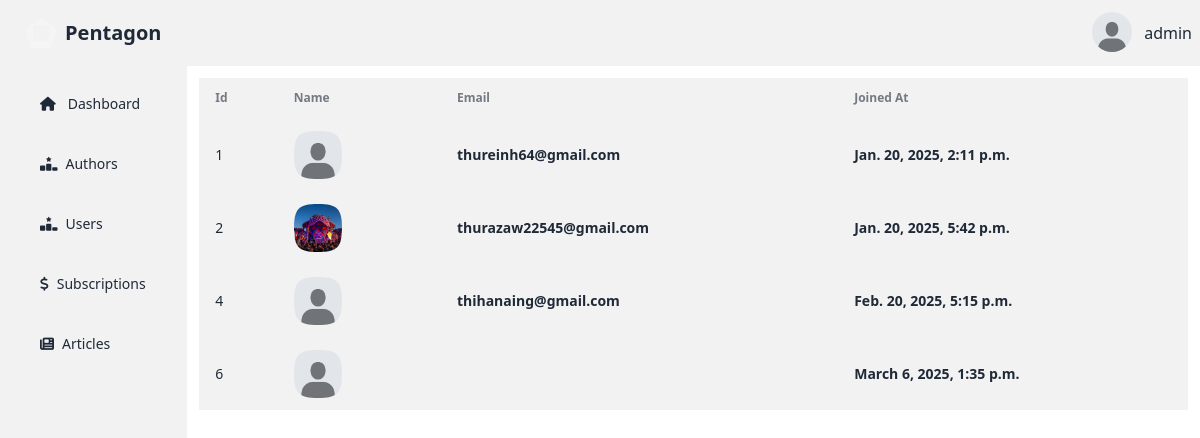
Page /writer/user-statistics/ (signed in) on the committed database.
### account/models.py (models this page shows, shortened)
class AccountStatus(models.Model):
    is_verified=models.BooleanField(default=False)
    profile=models.ImageField(max_length=100, blank=True,default="account/default.jpeg",null=True,upload_to="media/account")
    user=models.ForeignKey(User, on_delete=models.CASCADE,related_name="account_status")
    rank=models.CharField(max_length=20,blank=True, default="Silver")
    created_at=models.DateTimeField(auto_now=True)
    def __str__(self):
        return self.user.username

### writer/views.py (the view)
# urls.py: path('user-statistics/',views.user_statistics,name="user-statistics"),
@login_required(login_url="sign-in")
def user_statistics(request):
    users=AccountStatus.objects.annotate(name=F("user__username"),email=F("user__email"),date_joined=F("user__date_joined")).exclude(user_id=1)
    print(users)
    context={
        "users":users,
        "account_status":get_account_status(request)
    }
    return render(request, "writer/users-statistics.html", context)

### writer/views.py (called while the page is built)
def get_account_status(request):
    account_status = AccountStatus.objects.get(user=request.user)
    return account_status

### writer/templates/writer/users-statistics.html (shortened to what this page needs)
{% extends 'writer/admin-dashboard.html' %}
{% block writer %}
<div class=" w-full bg-base-200 m-3 max-h-fit">
    <table class="table">
      <thead>
        <tr>
          <th>Id</th>
          <th>Name</th>
          <th>Email</th>
          <th>Joined At</th>
        </tr>
      </thead>
      <tbody>
        {% for account in users %}
        {% if account.total_articles is 0 %}
            <p></p>
            {% else %}
            <tr>
                <td>
                  {{account.id}}
                </td>
                <td>
                  <div class="flex items-center gap-3">
                    <div class="avatar">
                      <div class="mask mask-squircle h-12 w-12">
                        <img src="{{ account.profile.url }}" alt="Profile Image" />
                      </div>
                    </div>
                  </div>
                </td>
                <td>
                    <div class="font-bold">{{account.email}}</div>
                </td>
                <td>
                    <div class="font-bold"> {{account.date_joined}}</div>
                </td>
              </tr>
        {% endif %}
        {% endfor %}
      </tbody>
    </table>
  </div>
{% endblock  %}

### writer/templates/writer/admin-dashboard.html (shortened to what this page needs)
{% extends 'writer/base.html' %}
{% block content %}
<div class="navbar bg-base-200">
    <div class="flex-1">
      <a href="{% url 'home' %}" class="btn btn-ghost text-xl"><div class="mask mask-pentagon w-8 h-8 border-8 border-neutral-100	"></div>Pentagon</a>
    </div>
    <div class="flex-none gap-2">
      <div class="dropdown dropdown-end">
        <div tabindex="0" role="button" class="btn btn-ghost btn-circle avatar">
          <div class="w-10 rounded-full">
              <img
                style="object-fit: contain;width:100%;height:100%"
                alt="Tailwind CSS Navbar component"
                src="{{account_status.profile.url}}" />
          </div>
        </div>
      </div>
      {{user}}
    </div>
  </div>
<div class="flex">
    <ul class="menu bg-base-200  w-56 min-h-screen">
        <li class="my-3"><a class="ml-4" href="{% url 'admin-dashboard' %}"><i class="fa-solid fa-house mr-1"></i>Dashboard</a></li>
        <li class="my-3">
          <a class="ml-4" href="{% url 'author-statistics' %}"><i class="fa-solid fa-ranking-star"></i>Authors</a>
        </li>
        <li class="my-3">
            <a class="ml-4" href="{% url 'user-statistics' %}"><i class="fa-solid fa-ranking-star"></i>Users</a>
          </li>
        <li class="my-3">
            <a class="ml-4" href="{% url 'subscription-statistics' %}"><i class="fa-solid fa-dollar-sign"></i>Subscriptions</a>
        </li>
        <li class="my-3">
            <a class="ml-4" href="{% url 'article-statistics' %}"> <i class="fa-solid fa-newspaper"></i>Articles</a>
          </li>
    </ul>
    {% block writer %}{% endblock  %}
</div>
{% endblock  %}

### rows in the picture
AccountStatus: profile (placeholder picture)
AccountStatus: id "1", profile (placeholder picture), email "thureinh64@gmail.com", date_joined "Jan. 20, 2025, 2:11 p.m."
AccountStatus: id "2", profile (picture), email "thurazaw22545@gmail.com", date_joined "Jan. 20, 2025, 5:42 p.m."
AccountStatus: id "4", profile (placeholder picture), email "thihanaing@gmail.com", date_joined "Feb. 20, 2025, 5:15 p.m."
AccountStatus: id "6", profile (placeholder picture), date_joined "March 6, 2025, 1:35 p.m."

### other values in the picture
{{ user }} "admin"
